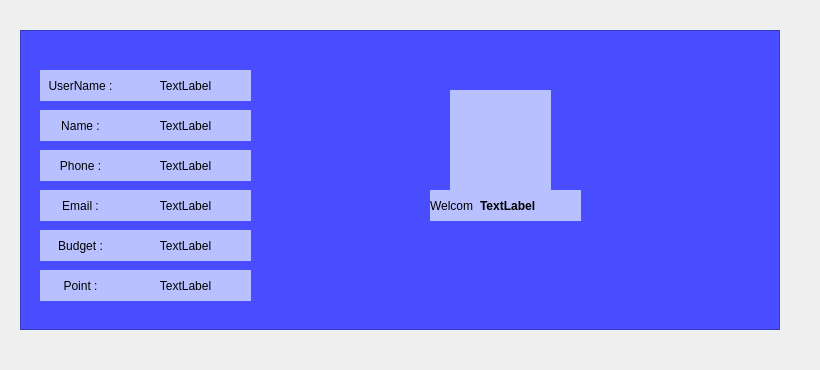
     <widget class="QWidget" name="tab">
      <attribute name="title">
       <string>Thông tin tài khoản</string>
      </attribute>
      <widget class="QLabel" name="lbl_name_3">
       <property name="geometry">
        <rect>
         <x>40</x>
         <y>110</y>
         <width>81</width>
         <height>31</height>
        </rect>
       </property>
       <property name="autoFillBackground">
        <bool>false</bool>
       </property>
       <property name="styleSheet">
        <string notr="true">background: rgb(185, 192, 255);
color:black;</string>
       </property>
       <property name="text">
        <string>Name :</string>
       </property>
       <property name="alignment">
        <set>Qt::AlignCenter</set>
       </property>
      </widget>
      <widget class="QLabel" name="lbl_username_3">
       <property name="geometry">
        <rect>
         <x>40</x>
         <y>70</y>
         <width>81</width>
         <height>31</height>
        </rect>
       </property>
       <property name="styleSheet">
        <string notr="true">background: rgb(185, 192, 255);
color:black;</string>
       </property>
       <property name="text">
        <string>UserName :</string>
       </property>
       <property name="alignment">
        <set>Qt::AlignCenter</set>
       </property>
      </widget>
      <widget class="QLabel" name="lbl_email_3">
       <property name="geometry">
        <rect>
         <x>40</x>
         <y>190</y>
         <width>81</width>
         <height>31</height>
        </rect>
       </property>
       <property name="styleSheet">
        <string notr="true">background: rgb(185, 192, 255);
color:black;</string>
       </property>
       <property name="text">
        <string>Email :</string>
       </property>
       <property name="alignment">
        <set>Qt::AlignCenter</set>
       </property>
      </widget>
      <widget class="QLabel" name="lbl_username_4">
       <property name="geometry">
        <rect>
         <x>120</x>
         <y>70</y>
         <width>131</width>
         <height>31</height>
        </rect>
       </property>
       <property name="styleSheet">
        <string notr="true">background: rgb(185, 192, 255);
color:black;</string>
       </property>
       <property name="text">
        <string>TextLabel</string>
       </property>
       <property name="alignment">
        <set>Qt::AlignCenter</set>
       </property>
      </widget>
      <widget class="QLabel" name="lbl_name_4">
       <property name="geometry">
        <rect>
         <x>120</x>
         <y>110</y>
         <width>131</width>
         <height>31</height>
        </rect>
       </property>
       <property name="styleSheet">
        <string notr="true">background: rgb(185, 192, 255);
color:black;</string>
       </property>
       <property name="text">
        <string>TextLabel</string>
       </property>
       <property name="alignment">
        <set>Qt::AlignCenter</set>
       </property>
      </widget>
      <widget class="QLabel" name="lbl_phone_4">
       <property name="geometry">
        <rect>
         <x>120</x>
         <y>150</y>
         <width>131</width>
         <height>31</height>
        </rect>
       </property>
       <property name="styleSheet">
        <string notr="true">background: rgb(185, 192, 255);
color:black;</string>
       </property>
       <property name="text">
        <string>TextLabel</string>
       </property>
       <property name="alignment">
        <set>Qt::AlignCenter</set>
       </property>
      </widget>
      <widget class="QLabel" name="lbl_email_4">
       <property name="geometry">
        <rect>
         <x>120</x>
         <y>190</y>
         <width>131</width>
         <height>31</height>
        </rect>
       </property>
       <property name="styleSheet">
        <string notr="true">background: rgb(185, 192, 255);
color:black;</string>
       </property>
       <property name="text">
        <string>TextLabel</string>
       </property>
       <property name="alignment">
        <set>Qt::AlignCenter</set>
       </property>
      </widget>
      <widget class="QLabel" name="lbl_phone_3">
       <property name="geometry">
        <rect>
         <x>40</x>
         <y>150</y>
         <width>81</width>
         <height>31</height>
        </rect>
       </property>
       <property name="styleSheet">
        <string notr="true">background: rgb(185, 192, 255);
color:black;</string>
       </property>
       <property name="text">
        <string>Phone :</string>
       </property>
       <property name="alignment">
        <set>Qt::AlignCenter</set>
       </property>
      </widget>
      <widget class="QLabel" name="background_2">
       <property name="geometry">
        <rect>
         <x>0</x>
         <y>-10</y>
         <width>811</width>
         <height>361</height>
        </rect>
       </property>
       <property name="styleSheet">
        <string notr="true"/>
       </property>
       <property name="text">
        <string/>
       </property>
      </widget>
      <widget class="QLabel" name="label_avatar">
       <property name="geometry">
        <rect>
         <x>450</x>
         <y>90</y>
         <width>101</width>
         <height>111</height>
        </rect>
       </property>
       <property name="styleSheet">
        <string notr="true">background: rgb(185, 192, 255);
color:black;</string>
       </property>
       <property name="text">
        <string/>
       </property>
       <property name="pixmap">
        <pixmap resource="../../../Project/source.qrc">:/img/img/feather/user (1).svg</pixmap>
       </property>
      </widget>
      <widget class="QLabel" name="label_welcom">
       <property name="geometry">
        <rect>
         <x>430</x>
         <y>190</y>
         <width>51</width>
         <height>31</height>
        </rect>
       </property>
       <property name="styleSheet">
        <string notr="true">background: rgb(185, 192, 255);
color:black;</string>
       </property>
       <property name="text">
        <string>Welcom</string>
       </property>
      </widget>
      <widget class="QLabel" name="label_name">
       <property name="geometry">
        <rect>
         <x>480</x>
         <y>190</y>
         <width>101</width>
         <height>31</height>
        </rect>
       </property>
       <property name="font">
        <font>
         <weight>75</weight>
         <bold>true</bold>
        </font>
       </property>
       <property name="styleSheet">
        <string notr="true">background: rgb(185, 192, 255);
color:black;</string>
       </property>
       <property name="text">
        <string>TextLabel</string>
       </property>
      </widget>
      <widget class="QLabel" name="lbl_budget_3">
       <property name="geometry">
        <rect>
         <x>120</x>
         <y>230</y>
         <width>131</width>
         <height>31</height>
        </rect>
       </property>
       <property name="styleSheet">
        <string notr="true">background: rgb(185, 192, 255);
color:black;</string>
       </property>
       <property name="text">
        <string>TextLabel</string>
       </property>
       <property name="alignment">
        <set>Qt::AlignCenter</set>
       </property>
      </widget>
      <widget class="QLabel" name="lbl_budget_2">
       <property name="geometry">
        <rect>
         <x>40</x>
         <y>230</y>
         <width>81</width>
         <height>31</height>
        </rect>
       </property>
       <property name="styleSheet">
        <string notr="true">background: rgb(185, 192, 255);
color:black;</string>
       </property>
       <property name="text">
        <string>Budget :</string>
       </property>
       <property name="alignment">
        <set>Qt::AlignCenter</set>
       </property>
      </widget>
      <widget class="QListView" name="listView_2">
       <property name="geometry">
        <rect>
         <x>20</x>
         <y>30</y>
         <width>760</width>
         <height>300</height>
        </rect>
       </property>
       <property name="styleSheet">
        <string notr="true">background-color:rgb(73, 76, 255)</string>
       </property>
      </widget>
      <widget class="QLabel" name="lbl_point_2">
       <property name="geometry">
        <rect>
         <x>120</x>
         <y>270</y>
         <width>131</width>
         <height>31</height>
        </rect>
       </property>
       <property name="styleSheet">
        <string notr="true">background: rgb(185, 192, 255);
color:black;</string>
       </property>
       <property name="text">
        <string>TextLabel</string>
       </property>
       <property name="alignment">
        <set>Qt::AlignCenter</set>
       </property>
      </widget>
      <widget class="QLabel" name="lbl_point">
       <property name="geometry">
        <rect>
         <x>40</x>
         <y>270</y>
         <width>81</width>
         <height>31</height>
        </rect>
       </property>
       <property name="styleSheet">
        <string notr="true">background: rgb(185, 192, 255);
color:black;</string>
       </property>
       <property name="text">
        <string>Point :</string>
       </property>
       <property name="alignment">
        <set>Qt::AlignCenter</set>
       </property>
      </widget>
      <zorder>background_2</zorder>
      <zorder>listView_2</zorder>
      <zorder>lbl_name_3</zorder>
      <zorder>lbl_username_3</zorder>
      <zorder>lbl_email_3</zorder>
      <zorder>lbl_username_4</zorder>
      <zorder>lbl_name_4</zorder>
      <zorder>lbl_phone_4</zorder>
      <zorder>lbl_email_4</zorder>
      <zorder>lbl_phone_3</zorder>
      <zorder>label_avatar</zorder>
      <zorder>label_welcom</zorder>
      <zorder>label_name</zorder>
      <zorder>lbl_budget_3</zorder>
      <zorder>lbl_budget_2</zorder>
      <zorder>lbl_point_2</zorder>
      <zorder>lbl_point</zorder>
     </widget>
